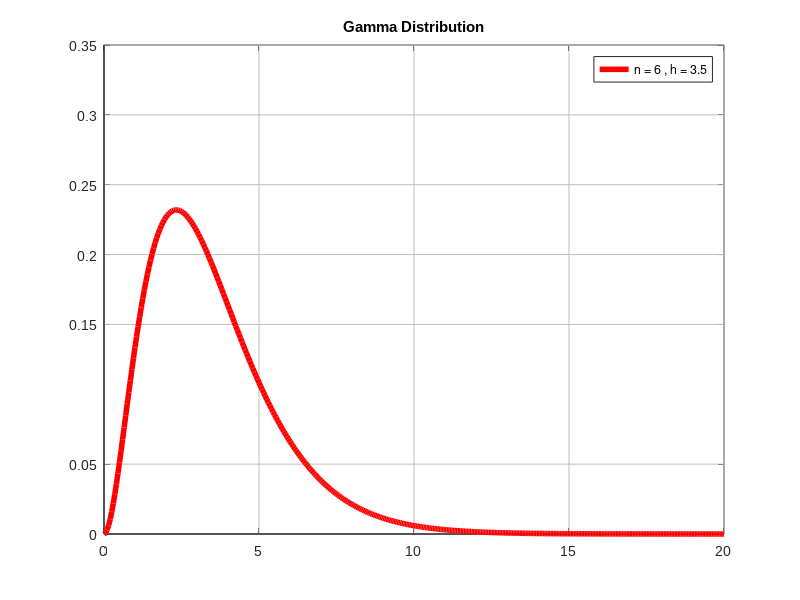

Source code (MATLAB):
%gamma distribution sample : Exemplo de plot de Gamma Probability Density Function 
%"Encaixe" para os histogramas de "Holding Time" e "Interarrival Time" dos Controladores de SBBR-APP
%y~gamma(alpha,beta) , onde alpha e beta > 0
%uso de distribuicao gamma: achar a prioridade para uma precisao... 
%formula: se alpha = 1 ==> P(y/alpha=1,beta)~e^-beta*y
%onde P = probabilidade, y = média de uma da variável
%neste caso y tem o peso ao gerar a parábola quando alpha >= 2, exemplo: se alpha = 2 ==>
%P(y/alpha=2,beta)~y*e^-P*y, onde y aumenta a parábola e gera pico. 
%quanto maior o valor de beta mais ponteaguda é a parábola, maior a queda da distribuicao para 0. 
% Instituto de Controle do Espaço Aéreo - Vitor Sgobbi, 2015
% Referencias:  http://www.statlect.com/gamma_distribution_plots.htm  

clear; close all; clc;

%configurar eixos x e y
x = 0:0.05:20;
xlimit = [0 20];
ylimit = [0 0.35];
xtick = [0 5 10 15 20];
ytick = [0 0.05 1 0.15 0.2 0.25 0.3 0.35];

%computa o pdf
n1 = 6; h1 = 3.5; a1=n1/2; b1=2*h1/n1;  %h = media e n = n grau %default n1= 6, h1 =3 
y1 = gampdf (x,a1,b1); %onde x são os limites do eixo x, a1 e b1 médias de h e n

%cria o plano para o plot
h = plot(x,y1,'LineWidth',4,'color','white');
set(gca, 'XLim', xlimit, 'XTick', xtick, 'YLim', ylimit, 'YTick', ytick, 'FontSize', 10,'FontName', 'Arial'); 			% altera posicoes do grafico para os limites dados

%plotar as grades para o eixo X (vertical)
for j=xtick
	line ('xData',[j j], 'yData', ylimit, 'color', [0.75 0.75 0.75], 'LineWidth', 0.5)
end

%plotar as grades para o eixo Y (horizontal)
for j=ytick
	line ('xData', xlimit, 'yData', [j j], 'color', [0.75 0.75 0.75], 'LineWidth', 0.5)
end

%plotar os eixos
line('xData', [0 0], 'yData', ylimit, 'LineWidth', 1, 'color', [0 0 0], 'LineWidth', 0.5)
line('xData', xlimit, 'yData', [0 0], 'LineWidth', 1, 'color', [0 0 0], 'LineWidth', 0.5)

%plotar o pdf finalmente
h1 = line(x,y1, 'LineWidth', 4, 'color', 'red');
%line([3-0.02 3-0.02],[0 gampdf(3,a1,b1)], 'LineWidth', 2, 'color', 'red') %barra correspondente a media

%legenda e titulo
L = legend([h1 ], {'n = 6 , h = 3.5'}, 'Location', 'NorthEast');
title ('Gamma Distribution')

%salvar como imagem
print('exemplo1GammaDistribution10.png','-dpng')



